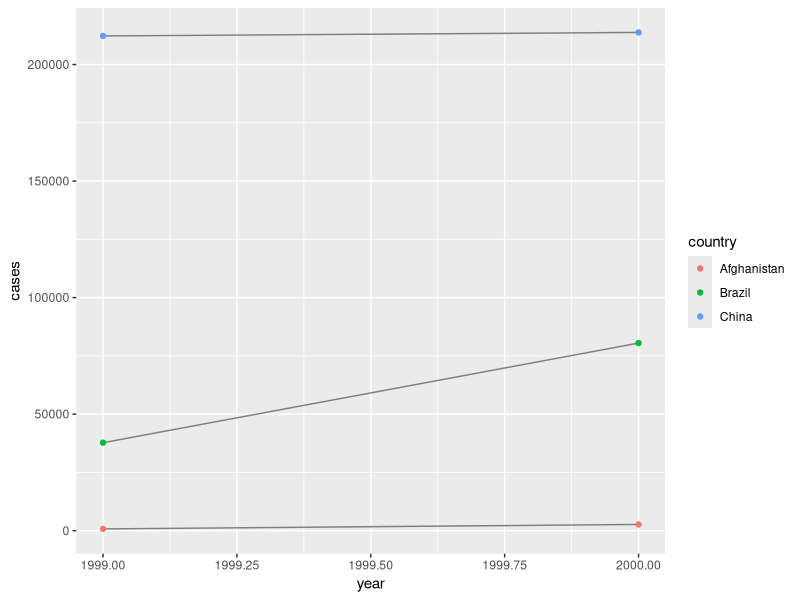
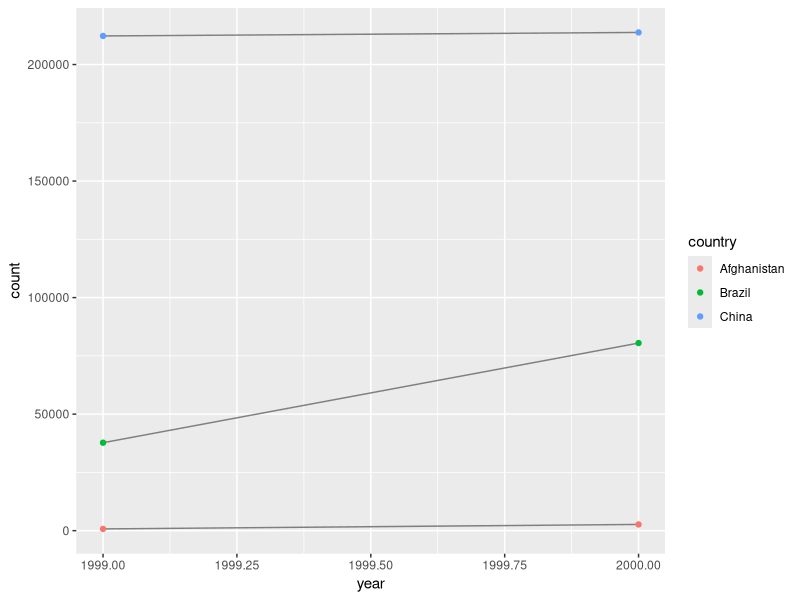

The R script that drew these images, in order:
# Load library
library(tidyverse)
# Take a look at a few table
table1
table2
table3
table4a
table4b
# Remember dplyr and ggplot2 are designed to work with tidy data
# Compute rate per 10,000
table1 %>% 
  mutate(rate = cases / population * 10000)
# Cases per year
table1 %>% 
  count(year, wt = cases)
# Visualize change over time
library(ggplot2)
ggplot(table1, aes(year, cases)) +
  geom_line(aes(group = country), color = "grey50") +
  geom_point(aes(color = country))


# Exercise 1 ----
# table_2
tbl2_case <- filter(table2, type == "cases")[["count"]]
tbl2_country <- filter(table2, type == "cases")[["country"]]
tbl2_population <- filter(table2, type == "population")[["count"]]
tbl2_year <- filter(table2, type == "cases")[["year"]]
tbl2_clean <- tibble(country = tbl2_country, year = tbl2_year, rate = tbl2_case / tbl2_population)
tbl2_clean
# table4a and table4b
tibble(country = table4a[["country"]],
       `1999` = table4a[["1999"]] / table4b[["1999"]],
       `2000` = table4a[["2000"]] / table4b[["2000"]])
# or
tibble(country = rep(table4a[["country"]], 2),
       year = rep(c(1999, 2000), nrow(table4a)),
       rate = c(table4a[["1999"]] / table4b[["1999"]], table4a[["2000"]] / table4b[["2000"]])
       )
# Recreate the plot showing change in cases over time using table2 instead of
# table1. What do you need to do first? First, I needed to filter the tibble to
# only include those rows that represented the “cases” variable.
table2 %>% 
  filter(type == "cases") %>% 
    ggplot(aes(year, count)) +
      geom_line(aes(group = country), color = "grey50") +
      geom_point(aes(color = country))

# Gathering ----
table4a
tidy4a <- table4a %>% 
  gather(`1999`, `2000`, key = "year", value = "cases")
table4b
tidy4b <- table4b %>% 
  gather(`1999`, `2000`, key = "year", value = "population")
left_join(tidy4a, tidy4b)

# Spreading ----
table2
spread(table2, key = "type", value = "count")

# Exercise 2 ----
stocks <- tibble(
  year = c(2015, 2015, 2016, 2016),
  half = c(1, 2, 1, 2),
  return = c(1.88, 0.59, 0.92, 0.17)
)
stocks
stock1 <- stocks %>% 
  spread(year, return)
stock1 %>% 
gather(`2015`:`2016`, key = "year", value = "return")
